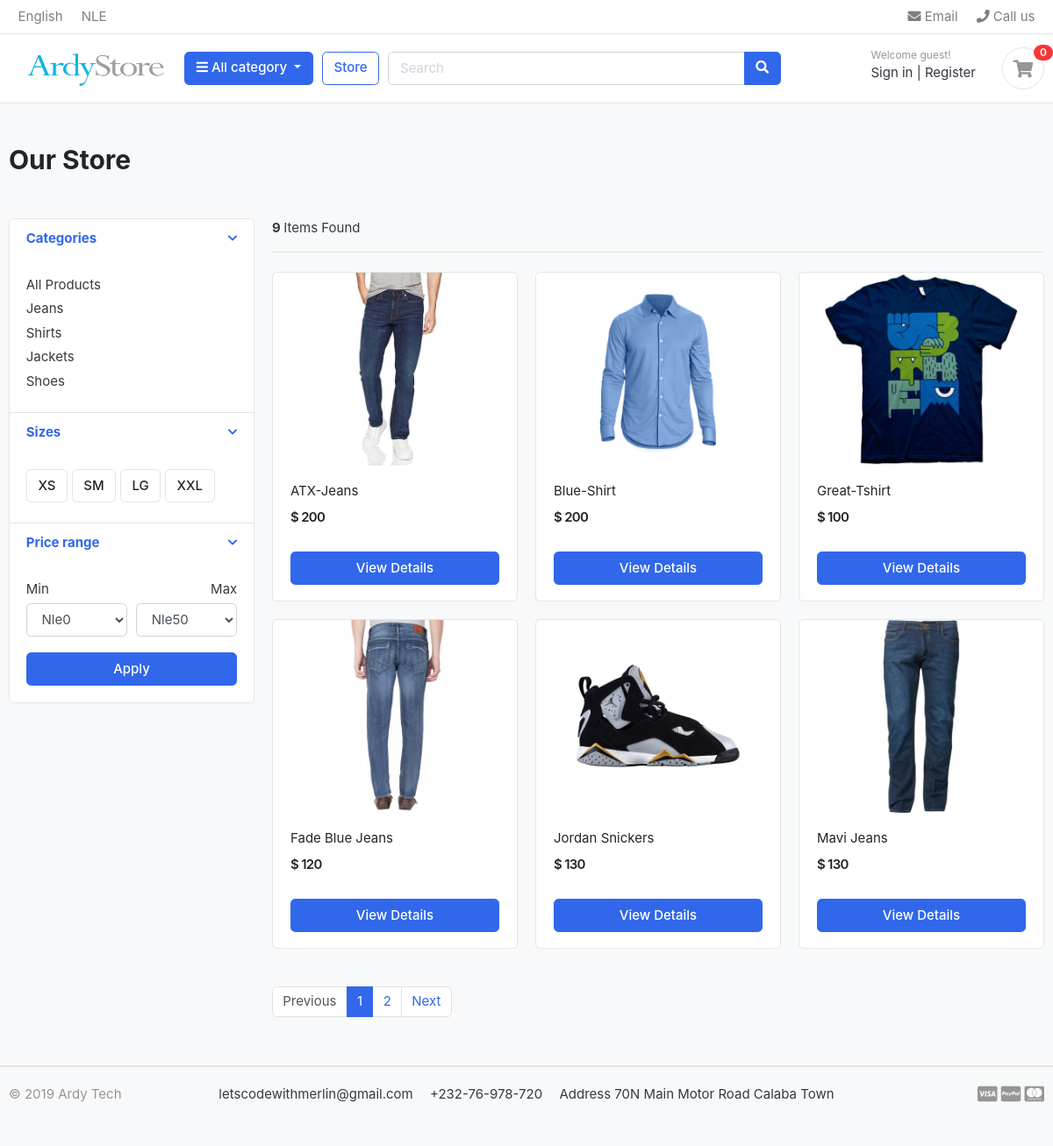
/store/, run on the app's committed database.
### category/models.py (models this page shows, shortened)
class Category(models.Model):
    category_name = models.CharField(max_length=50)
    slug = models.SlugField(max_length=100, unique=True)
    description = models.TextField(max_length=255, blank=True)
    cat_image = models.ImageField(upload_to='photos/categories',blank=True)
    class Meta:
        verbose_name = 'category'
        verbose_name_plural = 'categories'
    def get_url(self):
        return reverse('products_by_category', args=[self.slug])

### store/models.py (models this page shows, shortened)
class Product(models.Model):
    product_name = models.CharField(max_length=200, unique=True)
    slug         = models.SlugField(max_length=200, unique=True)
    description  = models.TextField(max_length=500, blank=True)
    price        = models.IntegerField()
    images       = models.ImageField(upload_to='photos/products')
    stock        = models.IntegerField()
    is_available = models.BooleanField(default=True)
    category     = models.ForeignKey(Category, on_delete=models.CASCADE)
    created_date = models.DateTimeField(auto_now_add=True)
    modified_date = models.DateTimeField(auto_now=True)
    def get_url(self):
        return reverse('product_detail', args=[self.category.slug, self.slug])

### store/views.py (the view)
# urls.py: path('store/', include('store.urls')),
def store(request, category_slug=None):
    categories = None
    products = None
    if category_slug != None:
        categories = get_object_or_404(Category, slug=category_slug)
        products = Product.objects.filter(category=categories, is_available=True)
        paginator = Paginator(products, 1)
        page = request.GET.get('page')
        paged_products = paginator.get_page(page)
        product_count = products.count()
    else:
        products = Product.objects.all().filter(is_available=True).order_by('id')
        paginator = Paginator(products, 6)
        page = request.GET.get('page')
        paged_products = paginator.get_page(page)
        product_count = products.count()
    context = {
        'products': paged_products,
        'product_count': product_count,
    }
    return render(request, 'store/store.html', context)

### carts/context_processors.py (called while the page is built)
def counter(request):
    cart_count = 0
    if 'admin' in request.path:
        return {}
    else:
        try:
            cart = Cart.objects.filter(cart_id=_cart_id(request))
            if request.user.is_authenticated:
                cart_items = CartItem.objects.all().filter(user=request.user)
            else:
                cart_items = CartItem.objects.all().filter(cart=cart[:1])
            for cart_item in cart_items:
                cart_count += cart_item.quantity
        except Cart.DoesNotExist:
            cart_count = 0
    return dict(cart_count=cart_count)

### carts/views.py (called while the page is built)
def _cart_id(request):
    cart = request.session.session_key
    if not cart:
        cart = request.session.create()
    return cart

### category/context_processors.py (called while the page is built)
def menu_links(request):
    links = Category.objects.all()
    return dict(links=links)

### templates/store/store.html (shortened to what this page needs)
{% extends 'base.html' %}
{% load static %}
{% block content %}
<section class="section-pagetop bg">
<div class="container">
	{% if 'search' in request.path %}
		<h2 class="title-page">Search Result</h2>
	{% else %}
		<h2 class="title-page">Our Store</h2>
	{% endif %}
</div>
<section class="section-content padding-y">
<div class="container">
<div class="row">
	<aside class="col-md-3">
<div class="card">
	<article class="filter-group">
		<header class="card-header">
			<a href="#" data-toggle="collapse" data-target="#collapse_1" aria-expanded="true" class="">
				<i class="icon-control fa fa-chevron-down"></i>
				<h6 class="title">Categories</h6>
			</a>
		</header>
		<div class="filter-content collapse show" id="collapse_1" style="">
			<div class="card-body">
				<ul class="list-menu">
					<li><a href="{% url 'store' %}">All Products</a></li>
					{% for category in links %}
				<li><a href="{{ category.get_url }}">{{ category.category_name }}</a></li>
					{% endfor %}
				</ul>
			</div>
		</div>
	</article>
	<article class="filter-group">
		<header class="card-header">
			<a href="#" data-toggle="collapse" data-target="#collapse_4" aria-expanded="true" class="">
				<i class="icon-control fa fa-chevron-down"></i>
				<h6 class="title">Sizes </h6>
			</a>
		</header>
		<div class="filter-content collapse show" id="collapse_4" style="">
			<div class="card-body">
			  <label class="checkbox-btn">
			    <span class="btn btn-light"> XS </span>
			  </label>
			  <label class="checkbox-btn">
			    <span class="btn btn-light"> SM </span>
			  </label>
			  <label class="checkbox-btn">
			    <span class="btn btn-light"> LG </span>
			  </label>
			  <label class="checkbox-btn">
			    <span class="btn btn-light"> XXL </span>
			  </label>
		</div>
		</div>
	</article>
	<article class="filter-group">
		<header class="card-header">
			<a href="#" data-toggle="collapse" data-target="#collapse_3" aria-expanded="true" class="">
				<i class="icon-control fa fa-chevron-down"></i>
				<h6 class="title">Price range </h6>
			</a>
		</header>
		<div class="filter-content collapse show" id="collapse_3" style="">
			<div class="card-body">
				<div class="form-row">
				<div class="form-group col-md-6">
				  <label>Min</label>
				  	<select class="mr-2 form-control">
						<option value="0">Nle0</option>
					</select>
				</div>
				<div class="form-group text-right col-md-6">
				  <label>Max</label>
				  	<select class="mr-2 form-control">
						<option value="50">Nle50</option>
					</select>
				</div>
				</div>
				<button class="btn btn-block btn-primary">Apply</button>
			</div>
		</div>
	</article>
</div>
	</aside>
	<main class="col-md-9">
<header class="border-bottom mb-4 pb-3">
		<div class="form-inline">
			<span class="mr-md-auto"><b>{{product_count }} </b>Items Found</span>
		</div>
</header>
<div class="row">
	{% if products %}
	{% for product in products %}
	<div class="col-md-4">
		<figure class="card card-product-grid">
			<div class="img-wrap">
				<a href="{{ product.get_url }}"><img src="{{ product.images.url }}"></a>
			</div>
			<figcaption class="info-wrap">
				<div class="fix-height">
					<a href="{{ product.get_url }}" class="title">{{ product.product_name }}</a>
					<div class="price-wrap mt-2">
						<span class="price">$ {{ product.price }}</span>
					</div>
				</div>
				<a href="{{ product.get_url }}" class="btn btn-block btn-primary">View Details </a>
			</figcaption>
		</figure>
	</div>
	{% endfor %}
	{% else %}
	<div>
		<h2>No result found. Please try again.</h2>
	</div>
	{% endif %}
</div>
<nav class="mt-4" aria-label="Page navigation sample">
	{% if products.has_other_pages %}
	  <ul class="pagination">
			{% if products.has_previous %}
	    <li class="page-item"><a class="page-link" href="?page={{products.previous_page_number}}">Previous</a></li>
			{% else %}
			<li class="page-item disabled"><a class="page-link" href="#">Previous</a></li>
			{% endif %}
			{% for i in products.paginator.page_range %}
				{% if products.number == i %}
	    		<li class="page-item active"><a class="page-link" href="#">{{i}}</a></li>
				{% else %}
					<li class="page-item"><a class="page-link" href="?page={{i}}">{{i}}</a></li>
				{% endif %}
	    {% endfor %}
			{% if products.has_next %}
	    	<li class="page-item"><a class="page-link" href="?page={{products.next_page_number}}">Next</a></li>
			{% else %}
				<li class="page-item disabled"><a class="page-link" href="#">Next</a></li>
			{% endif %}
	  </ul>
	{% endif %}
</nav>
	</main>
</div>
</div>
</section>
{% endblock %}

### static/css/ui.css (style rules this page uses)
html { font-family: "Inter", sans-serif; font-size: 15px; }
.img-wrap { text-align: center; display: block; }
.img-wrap img { max-width: 100%; }
.price-wrap { letter-spacing: -0.7px; }
.padding-y { padding-top: 40px; padding-bottom: 40px; }
figure { margin-bottom: 0; }
article:after, .form-group:after { display: block; clear: both; content: ""; }
.bg { background-color: #f8f9fa; }
.title-page { color: #212529; }
.btn-light { background-color: #fff; border-color: #e4e4e4; }
[class*=list-] li:after { visibility: hidden; display: block; content: ""; overflow: hidden; height: 0; clear: both; }
.list-menu { list-style: none; margin: 0; padding-left: 0; }
.list-menu li { margin-bottom: 5px; }
.list-menu a { color: #343a40; }
[class*=card-product] a.title { color: #212529; display: block; }
[class*=card-product] .img-wrap { overflow: hidden; position: relative; }
[class*=card-product] .img-wrap img { height: 100%; max-width: 100%; width: auto; display: inline-block; -o-object-fit: cover; object-fit: cover; }
.card-product-grid { margin-bottom: 20px; }
.card-product-grid .img-wrap { border-radius: 0.2rem 0.2rem 0 0; height: 220px; }
.card-product-grid .info-wrap { overflow: hidden; padding: 18px 20px; }
.card-product-grid .fix-height { height: 80px; overflow: hidden; }
.card .img-wrap { overflow: hidden; }
.price { font-weight: 600; color: #212529; }
.icon-control { margin-top: 5px; float: right; font-size: 80%; }
.card-header .title { margin-bottom: 0; line-height: 1.5; }
.filter-group { border-bottom: 1px solid #e4e4e4; }
.filter-group .card-header { border-bottom: 0; }
.filter-group:last-child { border-bottom: 0; }
.checkbox-btn { position: relative; }
.section-pagetop { padding: 45px 0; }

### data on the page
Category: category_name "Jeans"
Category: category_name "Shirts"
Category: category_name "Jackets"
Category: category_name "Shoes"
Product: images (picture), product_name "ATX-Jeans", price "200"
Product: images (picture), product_name "Blue-Shirt", price "200"
Product: images (picture), product_name "Great-Tshirt", price "100"
Product: images (picture), product_name "Fade Blue Jeans", price "120"
Product: images (picture), product_name "Jordan Snickers", price "130"
Product: images (picture), product_name "Mavi Jeans", price "130"

### other printed values
{{ cart_count }} "0"
{{ product_count }} "9"
{{ i }} "1"
{{ i }} "2"
